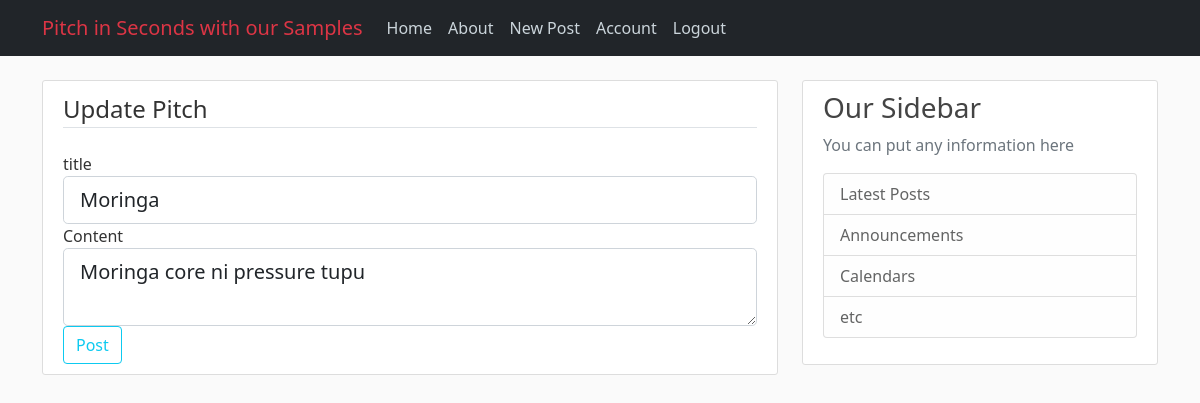
Page /post/17/update (signed in) on the earlier database version.
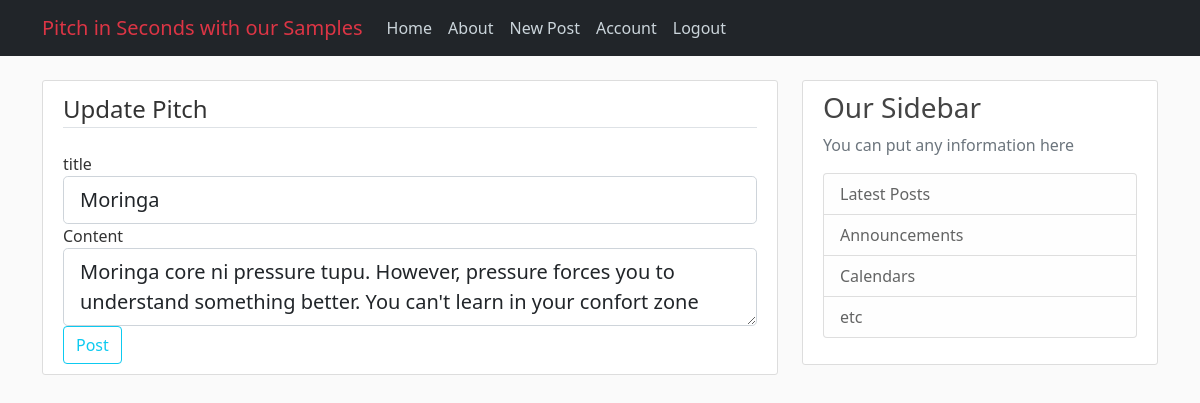
Same page on the later database version.
### app/models.py (models this page shows, shortened)
class Post(db.Model):
    id = db.Column(db.Integer, primary_key=True)
    title = db.Column(db.String(100), nullable=False)
    date_posted = db.Column(db.DateTime, nullable=False, default=datetime.utcnow)
    content = db.Column(db.Text, nullable=False)
    user_id = db.Column(db.Integer, db.ForeignKey('user.id'), nullable=False)

### app/routes.py (the view)
@app.route("/post/<int:post_id>/update", methods=['GET', 'POST'])
@login_required
def update_post(post_id):
    post = Post.query.get_or_404(post_id)
    if post.author != current_user:
        abort(403)
    form = PostForm()
    if form.validate_on_submit():
        post.title = form.title.data
        post.content = form.content.data
        db.session.commit()
        flash('Your post has been updated!', 'success')
        return redirect(url_for('post', post_id=post.id))
    elif request.method == 'GET':
        form.title.data = post.title
        form.content.data = post.content
    return render_template('create_post.html', title='Update Pitch', form=form, legend='Update Pitch')

### app/forms.py
class PostForm(FlaskForm):
    title = StringField('title', validators=[DataRequired()])
    content = TextAreaField('Content', validators=[DataRequired()])
    submit = SubmitField('Post')

### app/models.py (called while the page is built)
@login_manager.user_loader
def load_user(user_id):
    return User.query.get(int(user_id))

### app/templates/create_post.html (shortened to what this page needs)
{% extends 'layout.html' %}
{% block content %}
    <div class="content-section">
        <form method="POST" action="">
            <fieldset class="form-group">
                <legend class="border-bottom mb-4">{{ legend }}</legend>
                <div class="form-group">
                    {{ form.title.label(class='form-control-label') }}
                    {% if form.title.errors %}
                        {{ form.title(class='form-control form-control-lg is-invalid') }}
                        <div class="invalid-feedback">
                            {% for error in form.title.errors %}
                                <span>{{ error }}</span>
                            {% endfor %}
                        </div>
                    {% else %}
                        {{ form.title(class='form-control form-control-lg') }}
                    {% endif %}
                </div>
                <div class="form-group">
                    {{ form.content.label(class='form-control-label') }}
                    {% if form.content.errors %}
                        {{ form.content(class='form-control form-control-lg is-invalid') }}
                        <div class="invalid-feedback">
                            {% for error in form.content.errors %}
                                <span>{{ error }}</span>
                            {% endfor %}
                        </div>
                    {% else %}
                        {{ form.content(class='form-control form-control-lg') }}
                    {% endif %}
                </div>
            </fieldset>
            <div class="form-group">
                {{ form.submit(class='btn btn-outline-info') }}
            </div>
        </form>
    </div>
{% endblock content %}

Differences in the rows shown:
changed Post "Moringa": content "Moringa core ni pressure tupu" → "Moringa core ni pressure tupu. However, pressure forces you to understand something better. You can't learn in your confort zone"
